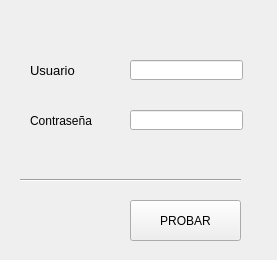
<?xml version="1.0" encoding="UTF-8"?>
<ui version="4.0">
 <class>Form</class>
 <widget class="QWidget" name="Form">
  <property name="geometry">
   <rect>
    <x>0</x>
    <y>0</y>
    <width>277</width>
    <height>260</height>
   </rect>
  </property>
  <property name="windowTitle">
   <string>Prueba</string>
  </property>
  <widget class="QLabel" name="Usuario">
   <property name="geometry">
    <rect>
     <x>30</x>
     <y>60</y>
     <width>61</width>
     <height>21</height>
    </rect>
   </property>
   <property name="font">
    <font>
     <pointsize>10</pointsize>
    </font>
   </property>
   <property name="text">
    <string>Usuario</string>
   </property>
  </widget>
  <widget class="QLabel" name="label">
   <property name="geometry">
    <rect>
     <x>30</x>
     <y>110</y>
     <width>81</width>
     <height>21</height>
    </rect>
   </property>
   <property name="text">
    <string>Contraseña</string>
   </property>
  </widget>
  <widget class="QLineEdit" name="lineEdit">
   <property name="geometry">
    <rect>
     <x>130</x>
     <y>60</y>
     <width>113</width>
     <height>20</height>
    </rect>
   </property>
  </widget>
  <widget class="QLineEdit" name="lineEdit_2">
   <property name="geometry">
    <rect>
     <x>130</x>
     <y>110</y>
     <width>113</width>
     <height>20</height>
    </rect>
   </property>
   <property name="echoMode">
    <enum>QLineEdit::Password</enum>
   </property>
  </widget>
  <widget class="QPushButton" name="pushButton">
   <property name="geometry">
    <rect>
     <x>130</x>
     <y>200</y>
     <width>111</width>
     <height>41</height>
    </rect>
   </property>
   <property name="text">
    <string>PROBAR</string>
   </property>
  </widget>
  <widget class="Line" name="line">
   <property name="geometry">
    <rect>
     <x>20</x>
     <y>170</y>
     <width>221</width>
     <height>20</height>
    </rect>
   </property>
   <property name="orientation">
    <enum>Qt::Horizontal</enum>
   </property>
  </widget>
 </widget>
 <resources/>
 <connections/>
</ui>
